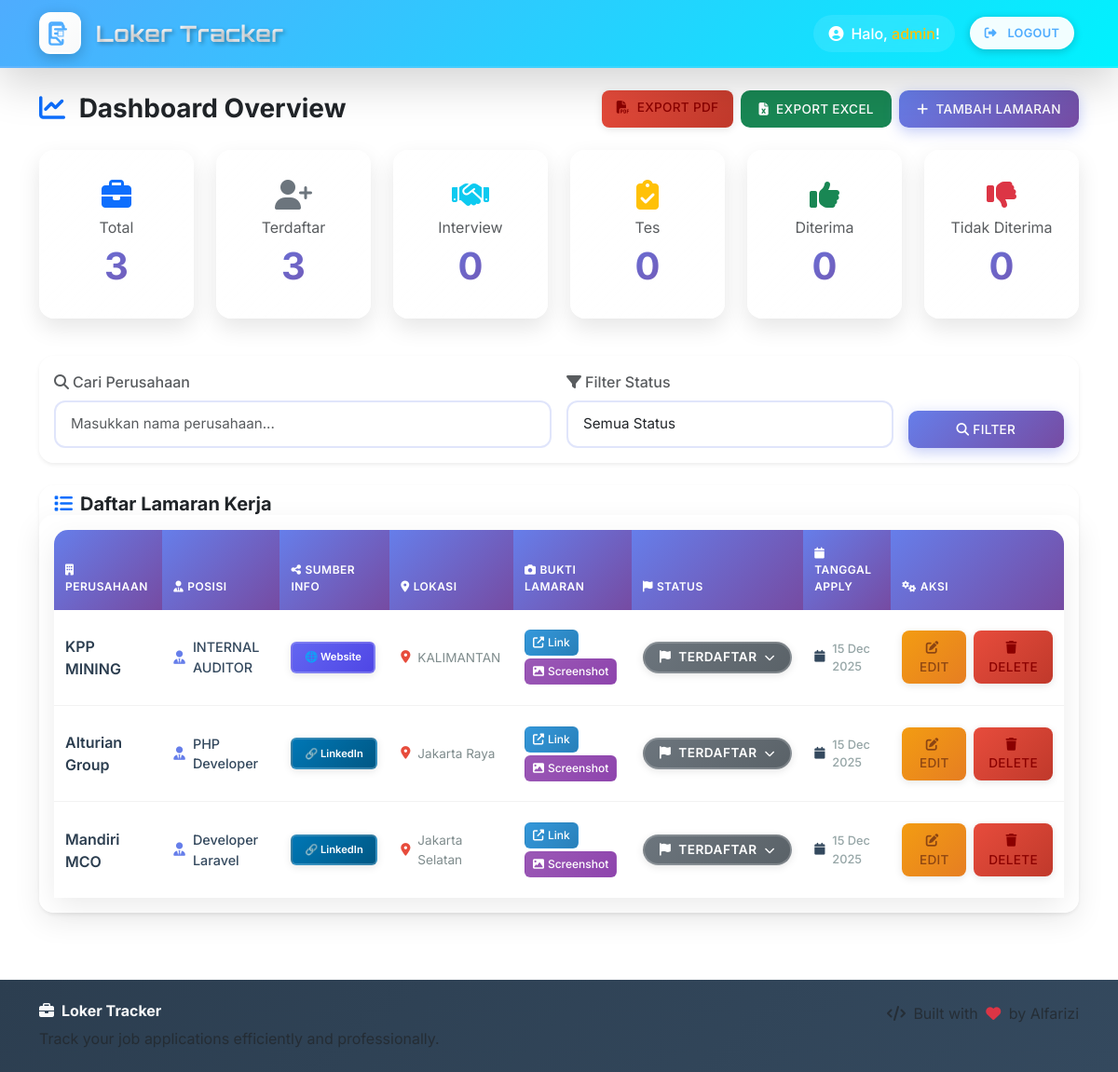
Screenshot of / (signed in) with the database file from the repository.
### models.py (models this page shows)
class JobApplication(db.Model):
    id = db.Column(db.Integer, primary_key=True)
    company_name = db.Column(db.String(100))
    position = db.Column(db.String(100), nullable=True)  # NEW: Posisi yang dilamar
    location = db.Column(db.String(100))
    address = db.Column(db.String(200))
    application_proof = db.Column(db.Text, nullable=True)  # NEW: Link atau path screenshot
    image_proof = db.Column(db.String(255), nullable=True)  # NEW: Path to uploaded image
    source_info = db.Column(db.String(100), nullable=True)  # NEW: Asal info loker
    logo_url = db.Column(db.String(255), nullable=True)  # NEW: URL logo perusahaan
    notes = db.Column(db.Text, nullable=True)  # NEW: Keterangan tambahan
    applied_date = db.Column(db.DateTime)
    status_id = db.Column(db.Integer, db.ForeignKey('status.id'))
    status = db.relationship('Status')
    user_id = db.Column(db.Integer, db.ForeignKey('user.id'))

class Status(db.Model):
    id = db.Column(db.Integer, primary_key=True)
    name = db.Column(db.String(50), unique=True, nullable=False)
    color = db.Column(db.String(20), default='secondary')

### app.py (the view)
@app.route('/')
@login_required
def index():
    search = request.args.get('q')
    status = request.args.get('status')
    statuses = Status.query.all()
    query = JobApplication.query.filter_by(user_id=current_user.id)
    if search:
        query = query.filter(
            JobApplication.company_name.ilike(f'%{search}%')
        )
    if status and status != 'All':
        query = query.filter(
            JobApplication.status.has(name=status)
        )
    jobs = query.order_by(JobApplication.applied_date.desc()).all()
    total = JobApplication.query.filter_by(user_id=current_user.id).count()
    terdaftar = JobApplication.query.filter(
        JobApplication.user_id == current_user.id,
        JobApplication.status.has(name='Terdaftar')
    ).count()
    interview = JobApplication.query.filter(
        JobApplication.user_id == current_user.id,
        JobApplication.status.has(name='Interview')
    ).count()
    tes = JobApplication.query.filter(
        JobApplication.user_id == current_user.id,
        JobApplication.status.has(name='Tes')
    ).count()
    diterima = JobApplication.query.filter(
        JobApplication.user_id == current_user.id,
        JobApplication.status.has(name='Diterima')
    ).count()
    ditolak = JobApplication.query.filter(
        JobApplication.user_id == current_user.id,
        JobApplication.status.has(name='Tidak Diterima')
    ).count()
    return render_template(
        'index.html',
        jobs=jobs,
        statuses=statuses,
        total=total,
        terdaftar=terdaftar,
        interview=interview,
        tes=tes,
        diterima=diterima,
        ditolak=ditolak
    )

### templates/index.html (shortened to what this page needs)
{% extends 'base.html' %}
{% block content %}
<div class="d-flex justify-content-between align-items-center mb-4">
    <h3 class="fw-bold text-dark mb-0">
        <i class="fas fa-chart-line me-2 text-primary"></i>
        Dashboard Overview
    </h3>
    <div class="d-flex gap-2">
        <a href="/export/pdf" class="btn btn-danger" title="Export PDF">
            <i class="fas fa-file-pdf me-2"></i>Export PDF
        </a>
        <a href="/export/excel" class="btn btn-success" title="Export Excel">
            <i class="fas fa-file-excel me-2"></i>Export Excel
        </a>
        <a href="/add" class="btn btn-primary">
            <i class="fas fa-plus me-2"></i>Tambah Lamaran
        </a>
    </div>
</div>
<div class="row mb-4">
    <div class="col-lg-2 col-md-4 col-sm-6 mb-3">
        <div class="card stats-card text-center border-0">
            <div class="card-body">
                <div class="mb-2">
                    <i class="fas fa-briefcase fa-2x text-primary"></i>
                </div>
                <h6 class="text-muted fw-normal">Total</h6>
                <h3 data-stat="total">{{ total }}</h3>
            </div>
        </div>
    </div>
    <div class="col-lg-2 col-md-4 col-sm-6 mb-3">
        <div class="card stats-card text-center border-0">
            <div class="card-body">
                <div class="mb-2">
                    <i class="fas fa-user-plus fa-2x text-secondary"></i>
                </div>
                <h6 class="text-muted fw-normal">Terdaftar</h6>
                <h3 data-stat="terdaftar">{{ terdaftar }}</h3>
            </div>
        </div>
    </div>
    <div class="col-lg-2 col-md-4 col-sm-6 mb-3">
        <div class="card stats-card text-center border-0">
            <div class="card-body">
                <div class="mb-2">
                    <i class="fas fa-handshake fa-2x text-info"></i>
                </div>
                <h6 class="text-muted fw-normal">Interview</h6>
                <h3 data-stat="interview">{{ interview }}</h3>
            </div>
        </div>
    </div>
    <div class="col-lg-2 col-md-4 col-sm-6 mb-3">
        <div class="card stats-card text-center border-0">
            <div class="card-body">
                <div class="mb-2">
                    <i class="fas fa-clipboard-check fa-2x text-warning"></i>
                </div>
                <h6 class="text-muted fw-normal">Tes</h6>
                <h3 data-stat="tes">{{ tes }}</h3>
            </div>
        </div>
    </div>
    <div class="col-lg-2 col-md-4 col-sm-6 mb-3">
        <div class="card stats-card text-center border-0">
            <div class="card-body">
                <div class="mb-2">
                    <i class="fas fa-thumbs-up fa-2x text-success"></i>
                </div>
                <h6 class="text-muted fw-normal">Diterima</h6>
                <h3 data-stat="diterima">{{ diterima }}</h3>
            </div>
        </div>
    </div>
    <div class="col-lg-2 col-md-4 col-sm-6 mb-3">
        <div class="card stats-card text-center border-0">
            <div class="card-body">
                <div class="mb-2">
                    <i class="fas fa-thumbs-down fa-2x text-danger"></i>
                </div>
                <h6 class="text-muted fw-normal">Tidak Diterima</h6>
                <h3 data-stat="ditolak">{{ ditolak }}</h3>
            </div>
        </div>
    </div>
</div>
<div class="card border-0 shadow-sm mb-4">
    <div class="card-body">
        <form method="get" class="row g-3">
            <div class="col-md-6">
                <label class="form-label text-muted fw-medium">
                    <i class="fas fa-search me-1"></i>Cari Perusahaan
                </label>
                <input type="text" name="q" class="form-control" placeholder="Masukkan nama perusahaan..." value="{{ request.args.get('q', '') }}">
            </div>
            <div class="col-md-4">
                <label class="form-label text-muted fw-medium">
                    <i class="fas fa-filter me-1"></i>Filter Status
                </label>
                <select name="status" class="form-control">
                    <option value="All" {% if request.args.get('status') == 'All' %}selected{% endif %}>Semua Status</option>
                </select>
            </div>
            <div class="col-md-2 d-flex align-items-end">
                <button type="submit" class="btn btn-primary w-100">
                    <i class="fas fa-search me-1"></i>Filter
                </button>
            </div>
        </form>
    </div>
</div>
<div class="card border-0 shadow-sm">
    <div class="card-header bg-transparent border-0 pb-0">
        <h5 class="mb-0 fw-bold">
            <i class="fas fa-list me-2 text-primary"></i>Daftar Lamaran Kerja
        </h5>
    </div>
    <div class="card-body p-0">
        <div class="table-responsive" style="overflow: visible;">
            <table class="table table-hover mb-0" style="overflow: visible;">
                <thead>
                    <tr>
                        <th><i class="fas fa-building me-1"></i>Perusahaan</th>
                        <th><i class="fas fa-user-tie me-1"></i>Posisi</th>
                        <th><i class="fas fa-share-alt me-1"></i>Sumber Info</th>
                        <th><i class="fas fa-map-marker-alt me-1"></i>Lokasi</th>
                        <th><i class="fas fa-camera me-1"></i>Bukti Lamaran</th>
                        <th><i class="fas fa-flag me-1"></i>Status</th>
                        <th><i class="fas fa-calendar me-1"></i>Tanggal Apply</th>
                        <th><i class="fas fa-cogs me-1"></i>Aksi</th>
                    </tr>
                </thead>
                <tbody>
                    {% for job in jobs %}
                    <tr>
                        <td>
                            <div class="fw-semibold">{{ job.company_name }}</div>
                        </td>
                        <td>
                            <div class="position-info">
                                <i class="fas fa-user-tie"></i>
                                {{ job.position or '<span class="text-muted">-</span>' }}
                            </div>
                        </td>
                        <td>
                            {% if job.source_info %}
                                {% if job.source_info == 'LinkedIn' %}
                                    <span class="source-badge linkedin">🔗 LinkedIn</span>
                                {% elif job.source_info == 'Instagram' %}
                                    <span class="source-badge instagram">📷 Instagram</span>
                                {% elif job.source_info == 'TikTok' %}
                                    <span class="source-badge tiktok">🎵 TikTok</span>
                                {% elif job.source_info == 'JobStreet' %}
                                    <span class="source-badge jobstreet">💼 JobStreet</span>
                                {% elif job.source_info == 'Indeed' %}
                                    <span class="source-badge indeed">🔍 Indeed</span>
                                {% elif job.source_info == 'Website Perusahaan' %}
                                    <span class="source-badge website">🌐 Website</span>
                                {% elif job.source_info == 'Email/Newsletter' %}
                                    <span class="source-badge email">📧 Email</span>
                                {% elif job.source_info == 'Teman/Kolega' %}
                                    <span class="source-badge friend">👥 Teman</span>
                                {% elif job.source_info == 'Job Fair/Expo' %}
                                    <span class="source-badge jobfair">🎪 Job Fair</span>
                                {% elif job.source_info == 'Media Sosial Lainnya' %}
                                    <span class="source-badge social">📱 Social</span>
                                {% elif job.source_info == 'Lainnya' %}
                                    <span class="source-badge other">📝 Lainnya</span>
                                {% else %}
                                    <span class="source-badge">{{ job.source_info }}</span>
                                {% endif %}
                            {% else %}
                                <span class="text-muted">-</span>
                            {% endif %}
                        </td>
                        <td>
                            <div class="location-info">
                                <i class="fas fa-map-marker-alt"></i>
                                {{ job.location }}
                            </div>
                        </td>
                        <td>
                            {% if job.application_proof or job.image_proof %}
                                {% if job.application_proof and job.application_proof.startswith('http') %}
                                    <a href="{{ job.application_proof }}" target="_blank" class="proof-link">
                                        <i class="fas fa-external-link-alt me-1"></i>Link
                                    </a>
                                    <br>
                                {% endif %}
                                {% if job.image_proof %}
                                    <button onclick="showImageModal('/uploads/proofs/{{ job.image_proof }}', 'Bukti Lamaran - {{ job.company_name }}')" class="proof-screenshot">
                                        <i class="fas fa-image me-1"></i>Screenshot
                                    </button>
                                {% endif %}
                            {% else %}
                                <span class="text-muted">-</span>
                            {% endif %}
                        </td>
                        <td>
                            <div class="dropdown">
                                <span class="badge status-badge status-{{ job.status.name.lower().replace(' ', '-') }} px-3 py-2 dropdown-toggle"
                                      style="cursor: pointer; font-size: 0.85rem;"
                                      data-bs-toggle="dropdown"
                                      aria-expanded="false"
                                      id="status-badge-{{ job.id }}">
                                    <i class="fas fa-flag me-1"></i>
                                    {{ job.status.name }}
                                    <i class="fas fa-chevron-down ms-1" style="font-size: 0.7rem;"></i>
                                </span>
                            </div>
                        </td>
                        <td>
                            <div class="date-info">
                                <i class="fas fa-calendar"></i>
                                {{ job.applied_date.strftime('%d %b %Y') }}
                            </div>
                        </td>
                        <td>
                            <div class="d-flex gap-2">
                                <a href="/job/{{ job.id }}/edit" class="btn btn-warning">
                                    <i class="fas fa-edit me-1"></i>Edit
                                </a>
                                <button class="btn btn-danger delete-btn" data-job-id="{{ job.id }}" data-company="{{ job.company_name }}">
                                    <i class="fas fa-trash me-1"></i>Delete
                                </button>
                            </div>
                        </td>
                    </tr>
                    {% endfor %}
                </tbody>
            </table>
        </div>
    </div>
</div>
{% endblock %}

### rows the page displays
JobApplication: company_name "KPP MINING", position "INTERNAL AUDITOR", shows "🌐 Website", location "KALIMANTAN", status.name "TERDAFTAR", applied_date "15 Dec 2025"
JobApplication: company_name "Alturian Group", position "PHP Developer", source_info "🔗 LinkedIn", location "Jakarta Raya", status.name "TERDAFTAR", applied_date "15 Dec 2025"
JobApplication: company_name "Mandiri MCO", position "Developer Laravel", source_info "🔗 LinkedIn", location "Jakarta Selatan", status.name "TERDAFTAR", applied_date "15 Dec 2025"

### other values shown
{{ total }} "3"
{{ terdaftar }} "3"
{{ interview }} "0"
{{ tes }} "0"
{{ diterima }} "0"
{{ ditolak }} "0"
